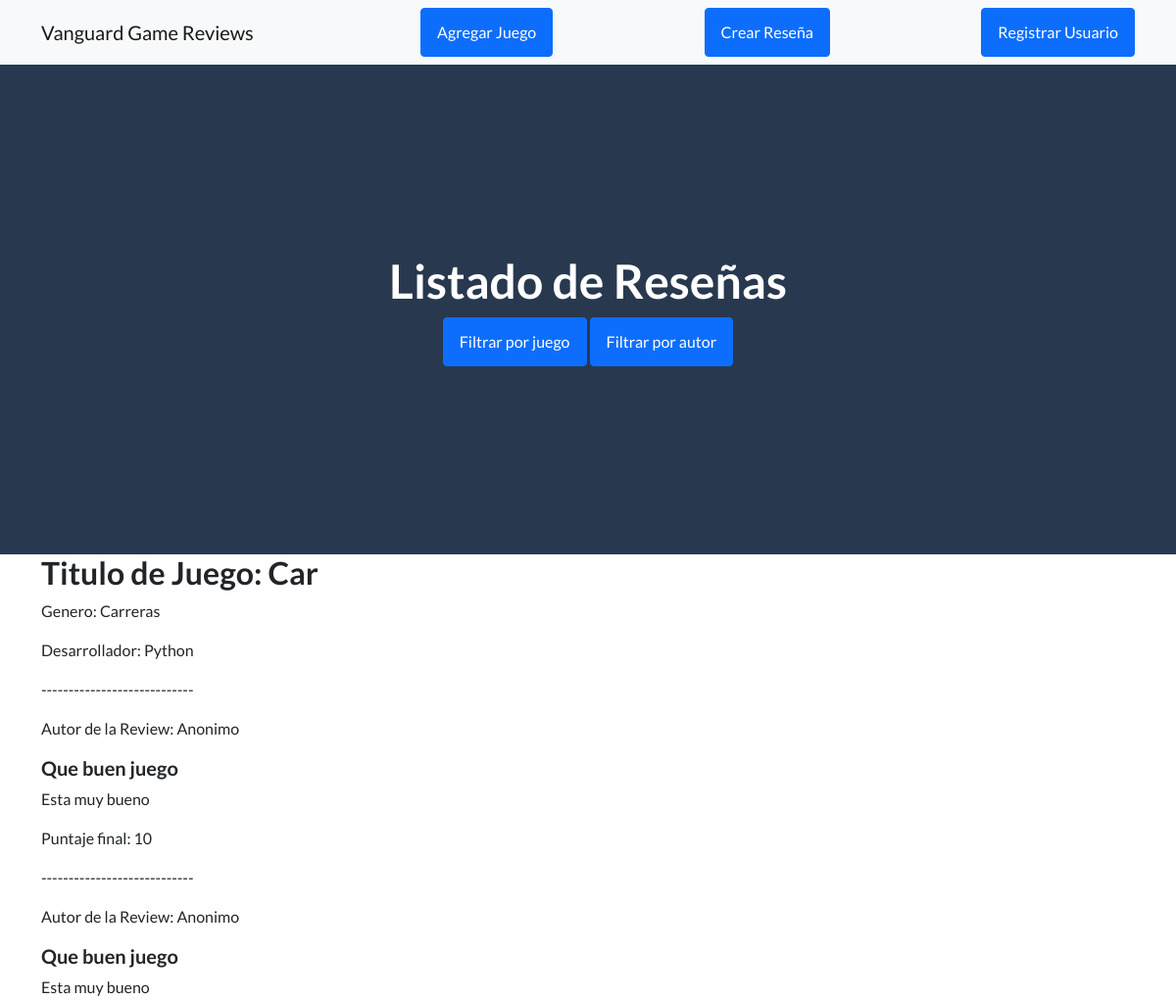
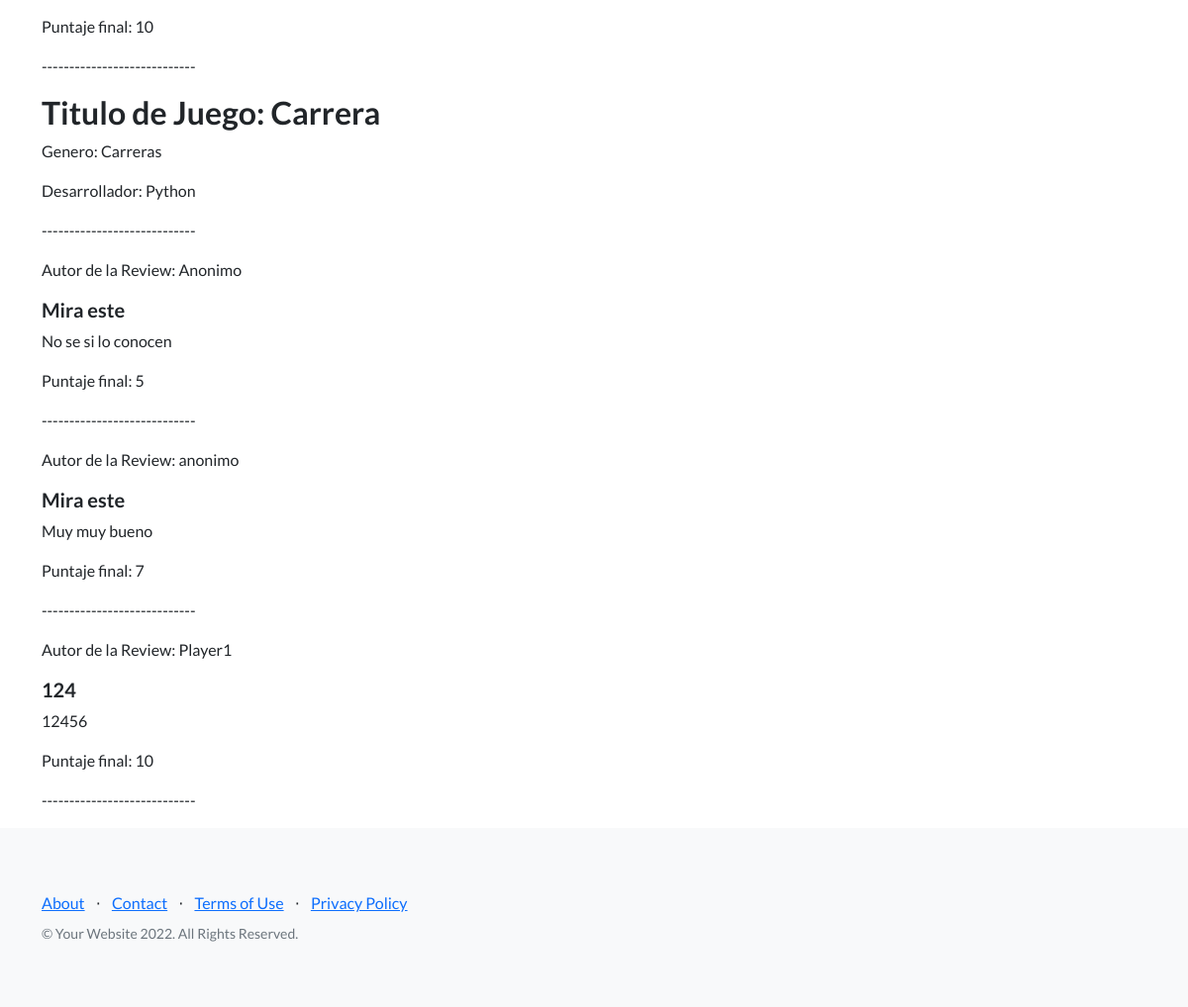
The page /app_final/ver_todo on the database its author committed (2 pictures, top to bottom).
### app_final/models.py (models this page shows)
class Juego(models.Model):
    nombre_juego = models.CharField(max_length=40, unique=True)
    genero_juego = models.CharField(max_length=40)
    desarrollador = models.CharField(max_length=40)

class Review(models.Model):
    nombre_autor = models.CharField(max_length=40)
    fecha_review = models.DateField(auto_now_add=True)
    titulo_review = models.CharField(max_length=40)
    contenido_review = models.CharField(max_length=200)
    puntaje_review = models.IntegerField()
    juego_review = models.CharField(max_length=40)

### app_final/views.py (the view)
# urls.py: path('ver_todo', views.ver_todo, name="Ver Reviews" ),
def ver_todo(request):
    juegos = Juego.objects.all()
    reviews = Review.objects.all()
    return render(request, "app_final/ver_todo.html", {"juegos":juegos, "reviews":reviews})

### app_final/templates/app_final/ver_todo.html (shortened to what this page needs)
{% extends "app_final/padre.html" %}
{% load static %}
{% block contenido_pagina %}
<header class="masthead">
    <div class="container position-relative">
        <div class="row justify-content-center">
            <div class="text-center text-white background-black">
                <h1>Listado de Reseñas</h1>
                <a class="btn btn-primary" href="{% url 'Filtrar Reviews' %}">Filtrar por juego</a>
                <a class="btn btn-primary" href="{% url 'Filtrar Usuarios' %}">Filtrar por autor</a>
            </div>
        </div>
    </div>
</header>
<div class="container position-relative">
    <div class="row justify-content-center">
            {% for juego in juegos %}
               <h2>Titulo de Juego: {{juego.nombre_juego}}</h2>
               <p>Genero: {{juego.genero_juego}}</p>
               <p>Desarrollador: {{juego.desarrollador}}</p>
               <p>----------------------------</p>
               {% for review in reviews %}
                    {% if review.juego_review == juego.nombre_juego %}
                        <p>Autor de la Review: {{review.nombre_autor}}</p>
                        <h5>{{review.titulo_review}}</h5>
                        <p>{{review.contenido_review}}</p>
                        <p>Puntaje final: {{review.puntaje_review}}</p>
                        <p>----------------------------</p>
                    {% endif %}
                {% endfor %}
            {% endfor %}
        </div>
    </div>
{% endblock %}

### app_final/templates/app_final/padre.html (shortened to what this page needs)
<!DOCTYPE html>
<html lang="en">
    <head>
        {%load static%}
        <link href="https://cdn.jsdelivr.net/npm/bootstrap-icons@1.5.0/font/bootstrap-icons.css" rel="stylesheet" type="text/css" />
        <link href="{% static 'app_final/css/styles.css' %}" rel="stylesheet" />
    </head>
    <body>
        <nav class="navbar navbar-light bg-light static-top">
            <div class="container">
                <a class="navbar-brand" href="{% url 'Inicio' %}">Vanguard Game Reviews</a>
                <a class="btn btn-primary" href="{% url 'Agregar Juego' %}">Agregar Juego</a>
                <a class="btn btn-primary" href="{% url 'Crear Review' %}">Crear Reseña</a>
                <a class="btn btn-primary" href="{% url 'Registrar Usuario' %}">Registrar Usuario</a>
            </div>
        </nav>
        {% block contenido_pagina %}
        {% endblock %}
        <footer class="footer bg-light">
            <div class="container">
                <div class="row">
                    <div class="col-lg-6 h-100 text-center text-lg-start my-auto">
                        <ul class="list-inline mb-2">
                            <li class="list-inline-item"><a href="#!">About</a></li>
                            <li class="list-inline-item">⋅</li>
                            <li class="list-inline-item"><a href="#!">Contact</a></li>
                            <li class="list-inline-item">⋅</li>
                            <li class="list-inline-item"><a href="#!">Terms of Use</a></li>
                            <li class="list-inline-item">⋅</li>
                            <li class="list-inline-item"><a href="#!">Privacy Policy</a></li>
                        </ul>
                        <p class="text-muted small mb-4 mb-lg-0">&copy; Your Website 2022. All Rights Reserved.</p>
                    </div>
                </div>
            </div>
        </footer>
    </body>
</html>

### rows shown on the page
Juego: nombre_juego "Car", genero_juego "Carreras", desarrollador "Python"
Review: nombre_autor "Anonimo", titulo_review "Que buen juego", contenido_review "Esta muy bueno", puntaje_review "10"
Review: nombre_autor "Anonimo", titulo_review "Que buen juego", contenido_review "Esta muy bueno", puntaje_review "10"
Juego: nombre_juego "Carrera", genero_juego "Carreras", desarrollador "Python"
Review: nombre_autor "Anonimo", titulo_review "Mira este", contenido_review "No se si lo conocen", puntaje_review "5"
Review: nombre_autor "anonimo", titulo_review "Mira este", contenido_review "Muy muy bueno", puntaje_review "7"
Review: nombre_autor "Player1", titulo_review "124", contenido_review "12456", puntaje_review "10"
